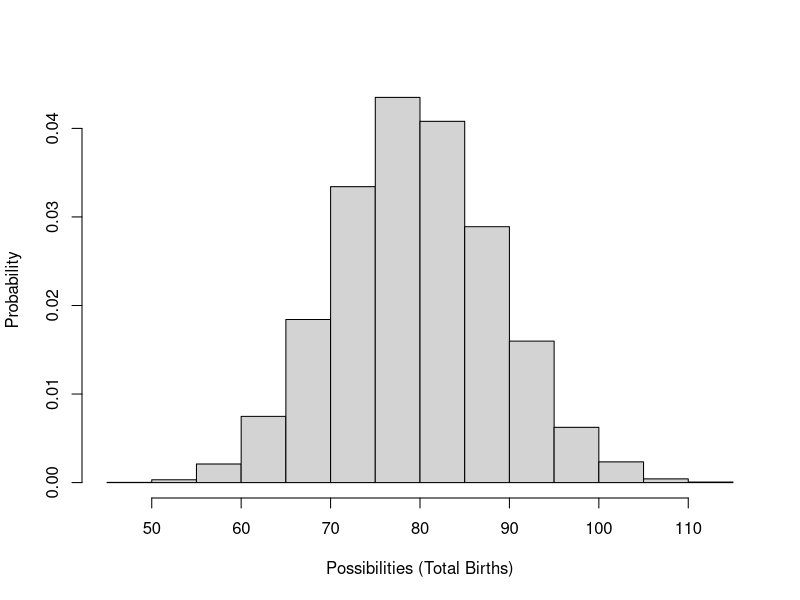
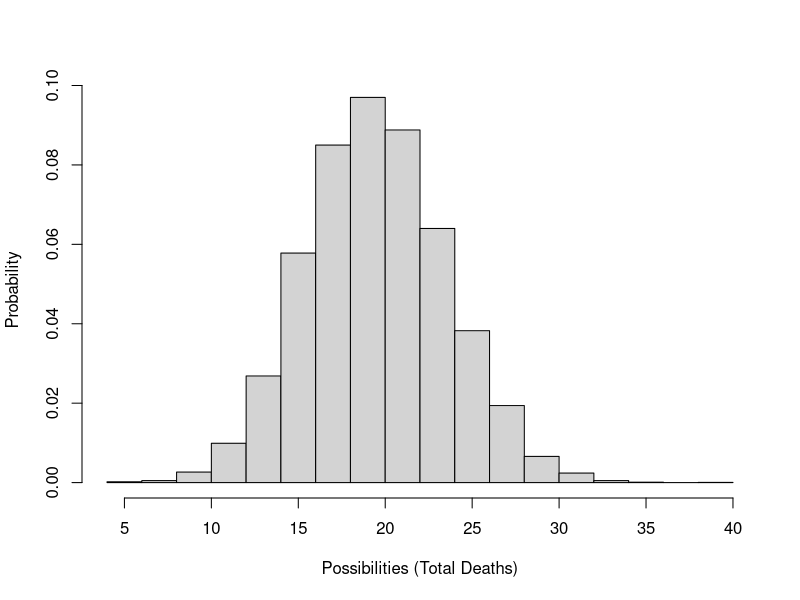
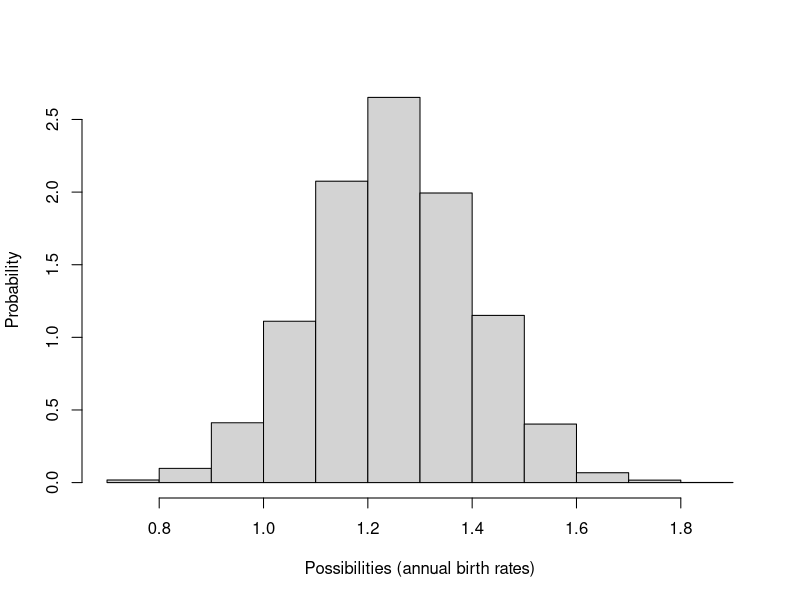
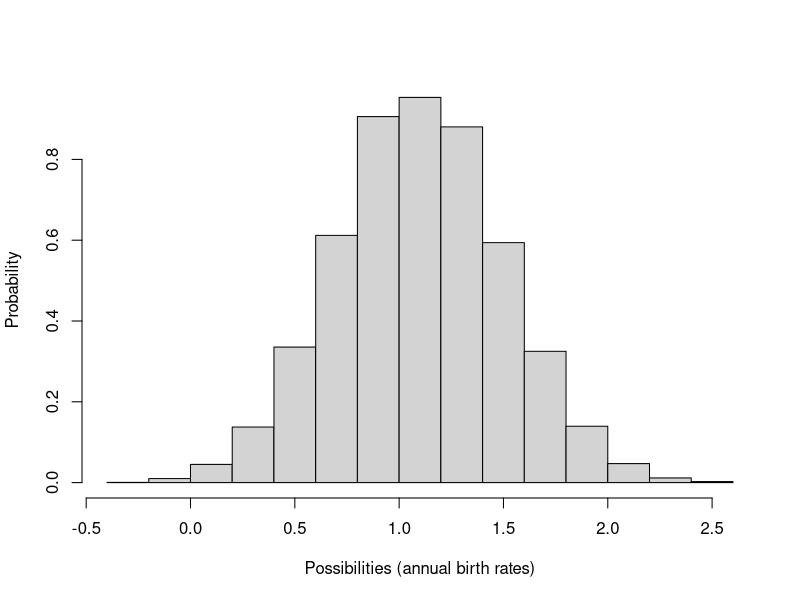

These charts were generated, in order, by the following R code:

############################################################
####                                                    ####  
####  NRES 470, Lab 5                                   ####
####                                                    ####
####  Kevin Shoemaker                                   #### 
####  University of Nevada, Reno                        ####
####                                                    #### 
############################################################


############################################################
####  Stochasticity and Uncertainty                     ####
############################################################



###############
# Review random number generators:

# Poisson distribution

hist(rpois(10000,(100*0.8)),main="",freq = F,ylab="Probability",xlab="Possibilities (Total Births)")


# Binomial distribution

hist(rbinom(10000,100,0.2),main="",xlab="Possibilities (Total Deaths)",freq = F,ylab="Probability")


# Normal distribution

hist(rnorm(10000,mean=1.25,sd=0.15),main="",freq=F,xlab="Possibilities (annual birth rates)",ylab="Probability")


hist(rnorm(10000,mean=1.1,sd=0.4),main="",xlab="Possibilities (annual birth rates)",freq = F,ylab="Probability")

